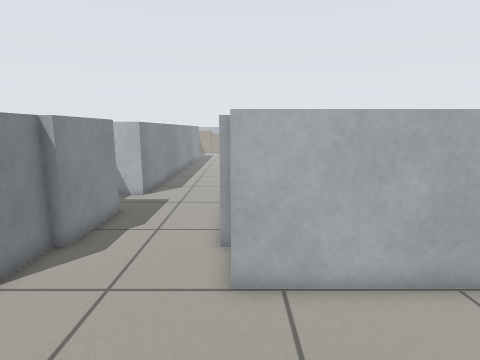
[1] (above)

12 first-person views from a walk through a robot-simulator world made for Gazebo. The camera is 0.9 m above the floor, tilts 10° down and sees 80° across. The floor is counted in squares, 0.25 m on a side. Each view is taken from the middle of a square. On the plan, view 1 faces up. The plan holds only what a view shows up to about 20 squares ahead; the rest is blank. The place goes on beyond the plan.

[2]
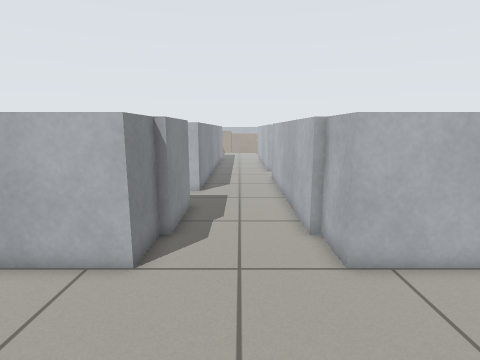

[3]
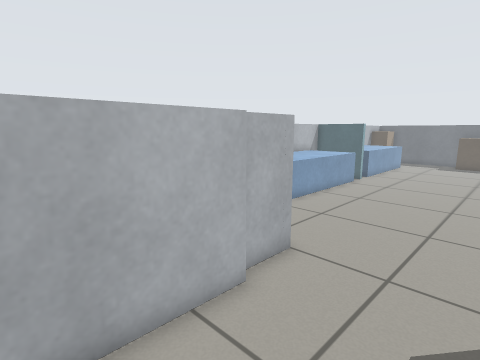

[4]
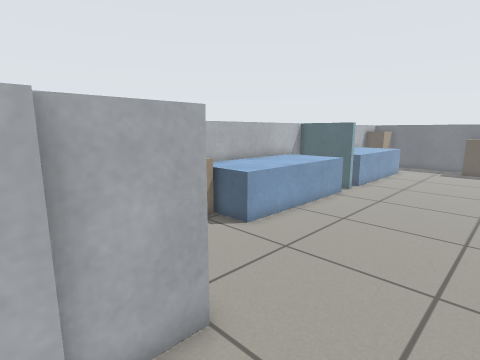

[5]
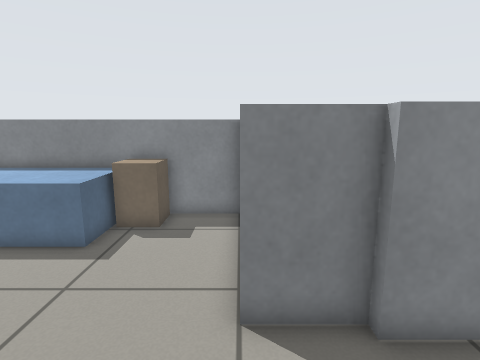

[6]
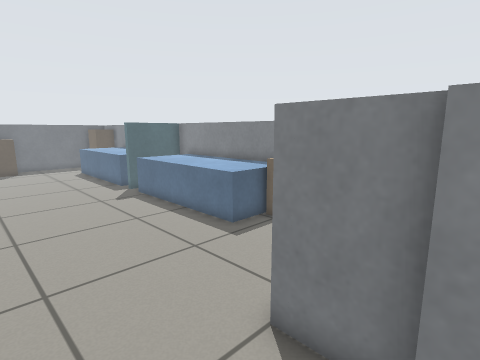

[7]
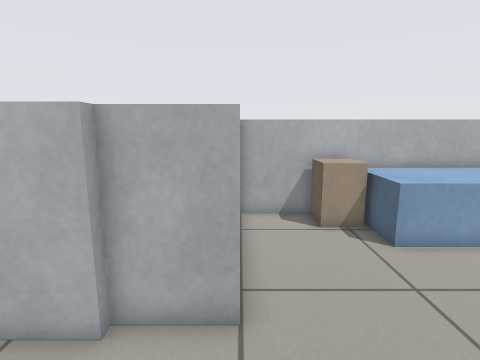

[8]
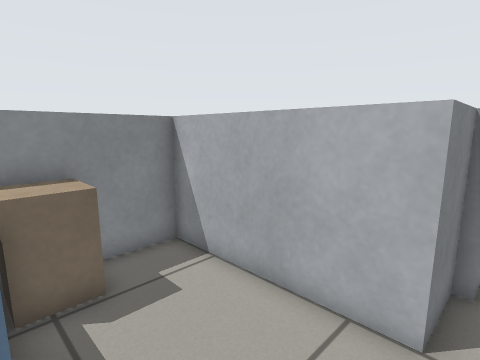

[9]
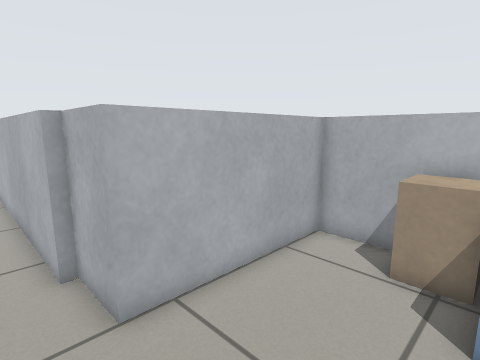

[10]
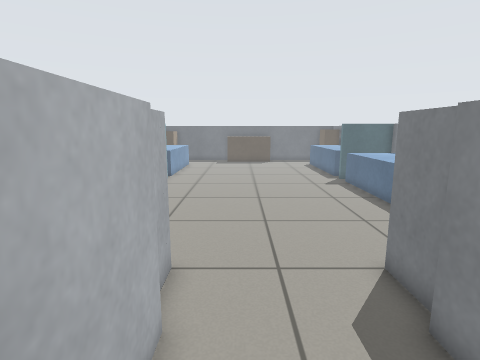

[11]
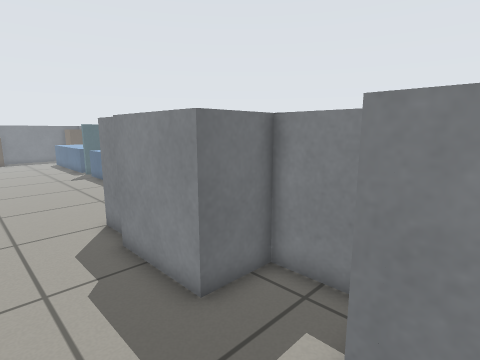

[12]
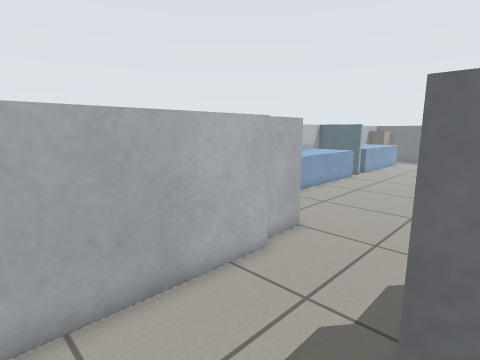

### Floor plan
Points are (right, up) in squares from view 1. A wall is a line through its corners. A room is listed if a view was taken in it or the views show most of it. See-through windows are left out.
Room 1 (views 1, 2, 3, 4, 5, 6, 7, 8, 9, 10, 11, 12)
walls: (3.4, -7.8) (7, -7.8) (7, 6) (-0.2, 6) (-0.2, 8.4) (-0.6, 8.4) (-0.6, 17.5); (-7.8, 14.6) (-7.8, 12.4) (-5.4, 12.4) (-5.4, 8.4) (-5.8, 8.4) (-5.8, 6) (-13, 6) (-13, -7.8) (-9.4, -7.8); (-5.4, 17.5) (-5.4, 15.6) (-6.9, 15.6)
low walls: (-9.4, -7.8) (-9.4, -8.2); (3.4, -8.2) (3.4, -7.8)
objects: blue box (-12, -7) to (-9, 1); beige box (-12, 1) to (-11, 3); blue box (-10, -12) to (-9, -9); blue box (3, -12) to (4, -9); blue box (3, -7) to (6, 1); beige box (5, 1) to (6, 3)

Where each view was taken, in squares from view 1:
view 1: 0 up, 0 right, facing up
view 2: 1 down, 3 left, facing up
view 3: 13 up, 5 left, facing down-right
view 4: 9 up, 4 left, facing down-right
view 5: 6 up, 1 left, facing left
view 6: 9 up, 2 left, facing down-left
view 7: 6 up, 5 left, facing right
view 8: 1 up, 5 left, facing up-left
view 9: 1 up, 2 left, facing up-right
view 10: 13 up, 2 left, facing down
view 11: 17 up, 2 left, facing down-left
view 12: 15 up, 6 left, facing down-right
